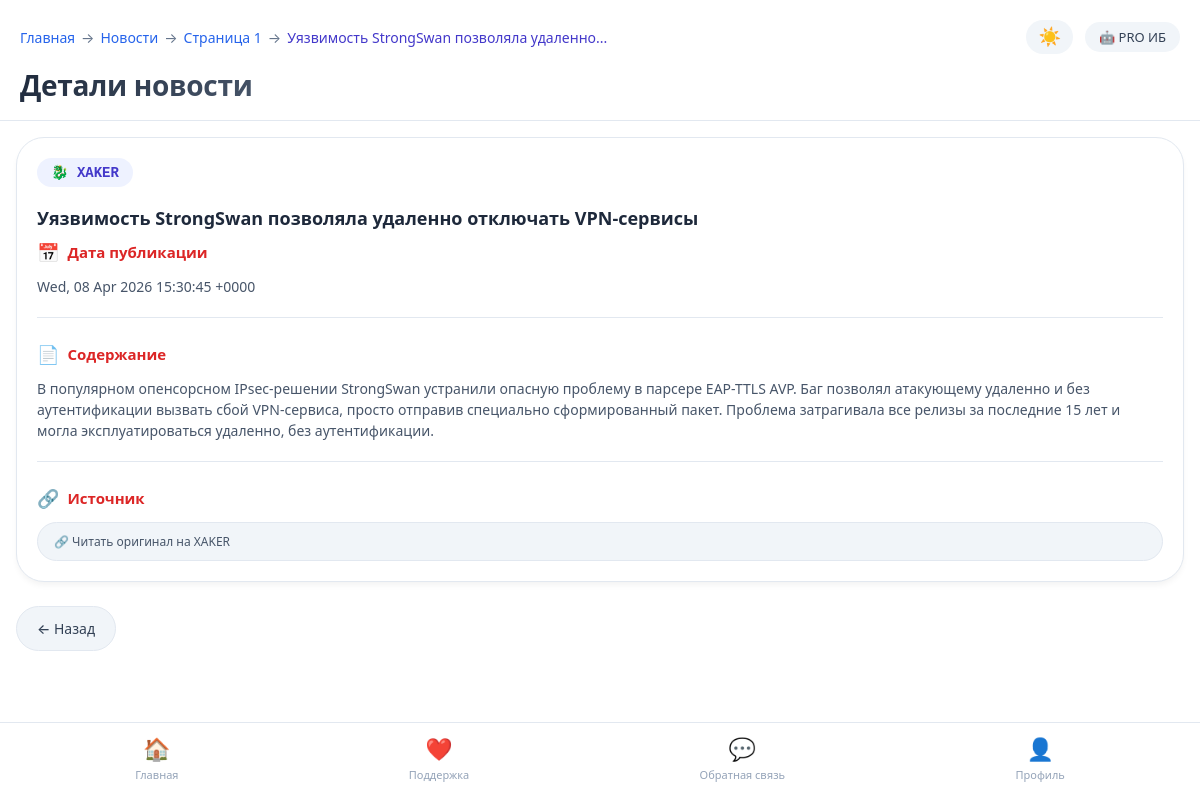
The app's page /news/11?page=1&limit=20, older data.
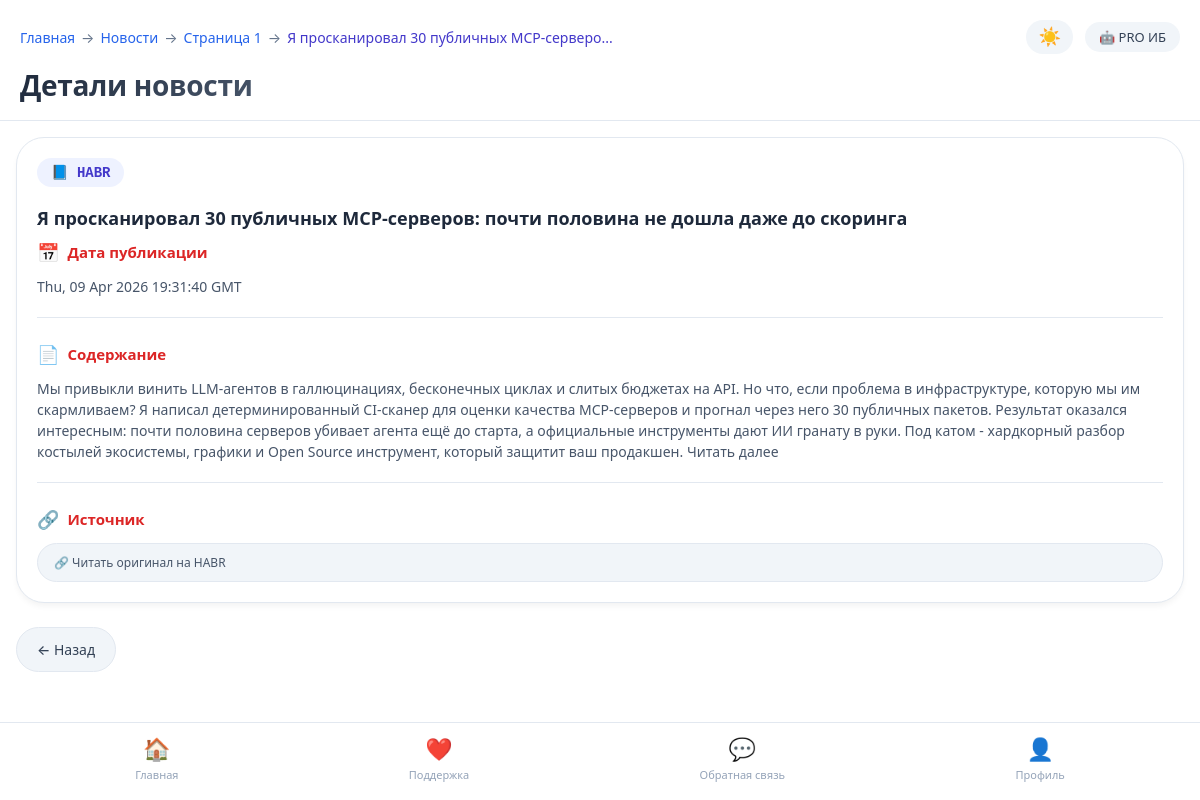
The same page, newer data.
### tables this page shows
CREATE TABLE news (id INTEGER PRIMARY KEY AUTOINCREMENT, title TEXT NOT NULL, content TEXT, link TEXT UNIQUE NOT NULL, source TEXT NOT NULL, published_date TEXT, published_date_iso TEXT, search_text TEXT);

### wsgi.py (the view)
@app.route('/news/<int:news_id>')
def news_detail(news_id):
    page = request.args.get('page', 1, type=int)
    limit = request.args.get('limit', 20, type=int)
    query = request.args.get('q', '')
    news = config.get_news_by_id(news_id)
    if news is None:
        return "Новость не найдена", 404
    back_url = f"/news?page={page}&limit={limit}"
    if query:
        back_url = f"/search_news?q={query}&page={page}&limit={limit}"
    return render_template('news_detail.html', news=news, back_url=back_url, back_page=page, back_limit=limit, back_query=query)

### config.py (called while the page is built)
def get_norm_db():
    con = sqlite3.connect("site.db")
    con.row_factory = sqlite3.Row  # для удобного доступа по именам колонок
    return con

def get_news_by_id(news_id):
    con = get_norm_db()
    cursor = con.cursor()
    cursor.execute("SELECT id, title, content, link, source, published_date FROM news WHERE id = ?", (news_id,))
    news = cursor.fetchone()
    con.close()
    return news

### templates/news_detail.html (shortened to what this page needs)
<!DOCTYPE html>
<html lang="ru">
<head>
    <link rel="stylesheet" href="/static/style.css">
</head>
<body>
<div class="app-container">
    <div class="nav-header">
        <div class="header-row">
            <div class="breadcrumb">
                <a href="/">Главная</a>
                <span>→</span>
                <a href="/news">Новости</a>
                <span>→</span>
                {% if back_query %}
                    <a href="/search_news?q={{ back_query }}">Поиск: {{ back_query[:20] }}</a>
                    <span>→</span>
                    <a href="/search_news?q={{ back_query }}&page={{ back_page }}&limit={{ back_limit }}">Стр. {{ back_page }}</a>
                {% else %}
                    <a href="/news?page={{ back_page }}&limit={{ back_limit }}">Страница {{ back_page }}</a>
                {% endif %}
                <span>→</span>
                <span style="color: var(--identifier-text);">{{ news['title'][:40] }}{% if news['title']|length > 40 %}...{% endif %}</span>
            </div>
            <div class="header-right">
                <button class="theme-toggle" id="themeToggle" aria-label="Переключить тему">
                    <span id="themeIcon">☀️</span>
                </button>
                <a href="https://t.me/pdn_dtg_bot" target="_blank" class="bot-badge">
                    🤖 PRO ИБ
                </a>
            </div>
        </div>
        <div class="title-section">
            <h1>Детали новости</h1>
        </div>
    </div>
    <div class="main-content">
        <div class="vuln-detail-card">
            <div class="identifier-badge">
                {% if news['source'] == 'xaker' %}🐉 {% elif news['source'] == 'habr' %}📘 {% elif news['source'] == 'securitylab' %}🔒 {% elif news['source'] == 'rb' %}💼 {% elif news['source'] == 'anti' %}🛡️ {% endif %}
                {{ news['source']|upper }}
            </div>
            <div class="vuln-name">{{ news['title'] }}</div>
            <div class="info-section">
                <div class="section-title"><span>📅</span> Дата публикации</div>
                <div class="description-text">{{ news['published_date'] if news['published_date'] else 'Дата не указана' }}</div>
            </div>
            <div class="info-section">
                <div class="section-title"><span>📄</span> Содержание</div>
                <div class="description-text">{{ news['content'] if news['content'] else 'Описание отсутствует' }}</div>
            </div>
            <div class="info-section">
                <div class="section-title"><span>🔗</span> Источник</div>
                <div class="links-list">
                    <a href="{{ news['link'] }}" class="link-item" target="_blank" rel="noopener noreferrer">
                        🔗 Читать оригинал на {{ news['source']|upper }}
                    </a>
                </div>
            </div>
        </div>
        <a href="{{ back_url }}" class="back-button">← Назад</a>
    </div>
    <div class="bottom-tab-bar">
        <a href="/" class="tab-item">
            <div class="tab-icon">🏠</div>
            <span>Главная</span>
        </a>
        <a href="/donate" class="tab-item">
            <div class="tab-icon">❤️</div>
            <span>Поддержка</span>
        </a>
        <a href="/feedback" class="tab-item">
            <div class="tab-icon">💬</div>
            <span>Обратная связь</span>
        </a>
        <a href="/profile" class="tab-item">
            <div class="tab-icon">👤</div>
            <span>Профиль</span>
        </a>
    </div>
</div>
</body>
</html>

Row changes from the older to the newer data that the page shows:
changed news: title "Уязвимость StrongSwan позволяла удаленно" → "Я просканировал 30 публичных MCP-серверо"; source "XAKER" → "HABR"; title "Уязвимость StrongSwan позволяла удаленно отключать VPN-сервисы" → "Я просканировал 30 публичных MCP-серверов: почти половина не дошла даже до скоринга"; published_date "Wed, 08 Apr 2026 15:30:45 +0000" → "Thu, 09 Apr 2026 19:31:40 GMT"; content "В популярном опенсорсном IPsec-решении StrongSwan устранили опасную проблему в парсере EAP-TTLS AVP. Баг позволял атакующему удаленно и без аутентификации вызвать сбой VPN-сервиса, просто отправив специально сформированный пакет. Проблема затрагивала все релизы за последние 15 лет и могла эксплуатироваться удаленно, без аутентификации." → "Мы привыкли винить LLM-агентов в галлюцинациях, бесконечных циклах и слитых бюджетах на API. Но что, если проблема в инфраструктуре, которую мы им скармливаем? Я написал детерминированный CI-сканер для оценки качества MCP-серверов и прогнал через него 30 публичных пакетов. Результат оказался интересным: почти половина серверов убивает агента ещё до старта, а официальные инструменты дают ИИ гранату в руки. Под катом - хардкорный разбор костылей экосистемы, графики и Open Source инструмент, который защитит ваш продакшен. Читать далее"
